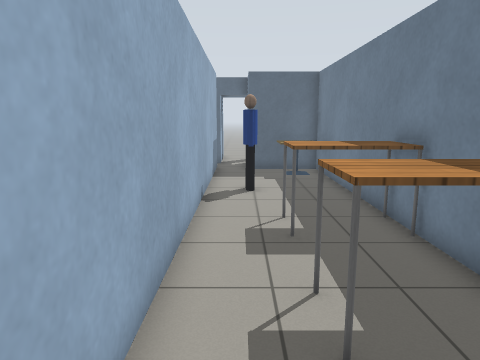
[1] (above)

21 first-person views from a walk through a world built for the Gazebo simulator. The camera is 1.3 m above the floor, tilts 10° down and sees 70° across. The floor is counted in squares, 0.5 m on a side. Each view is taken from the middle of a square. On the plan, view 1 faces up. The plan holds only what a view shows up to about 20 squares ahead; the rest is blank. Simple patterns stand in for the simulator's built-in surfaces. Some stock models are drawn as simple stand-ins.

[2]
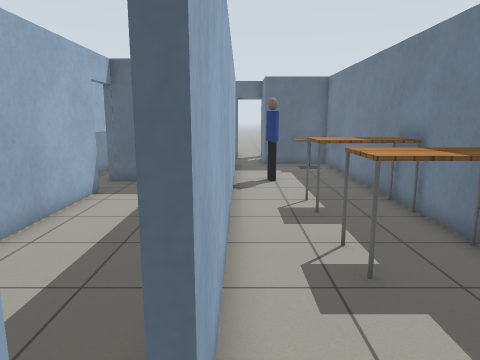

[3]
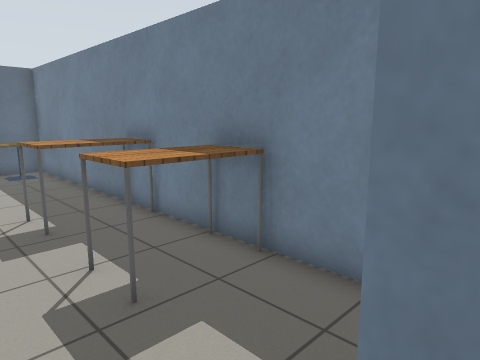

[4]
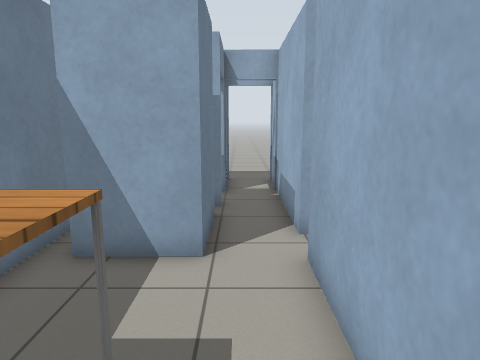

[5]
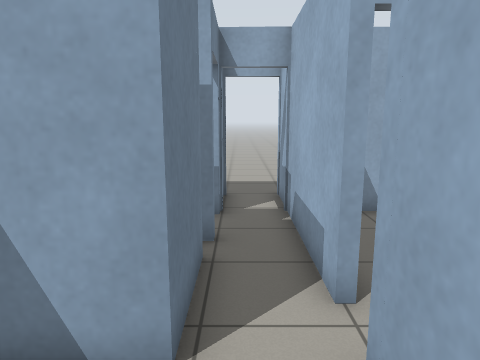

[6]
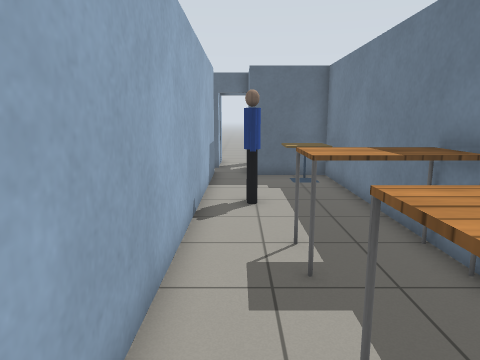

[7]
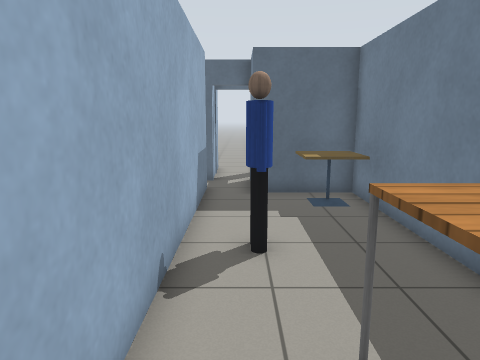

[8]
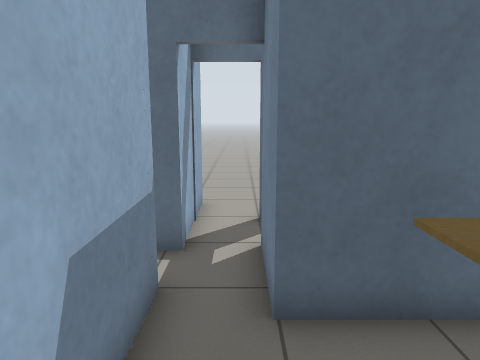

[9]
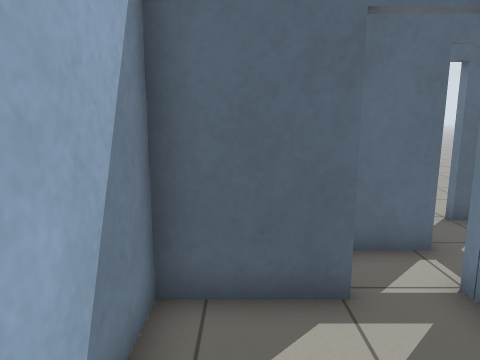

[10]
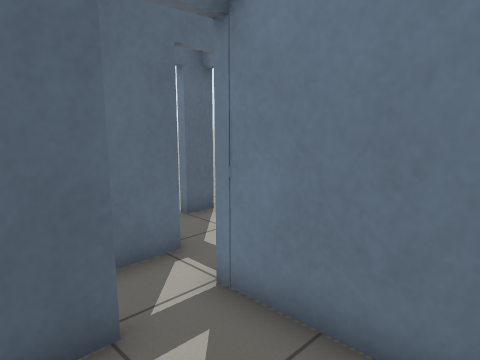

[11]
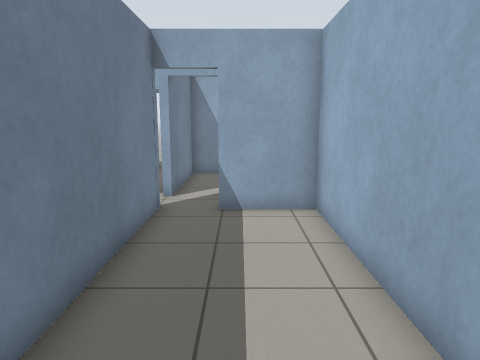

[12]
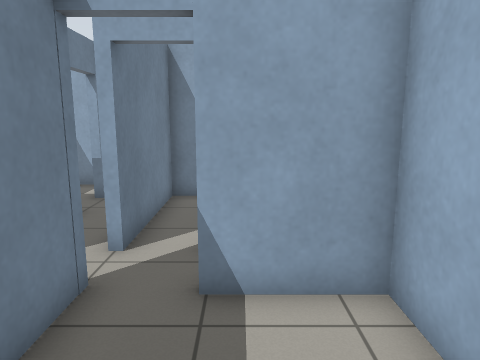

[13]
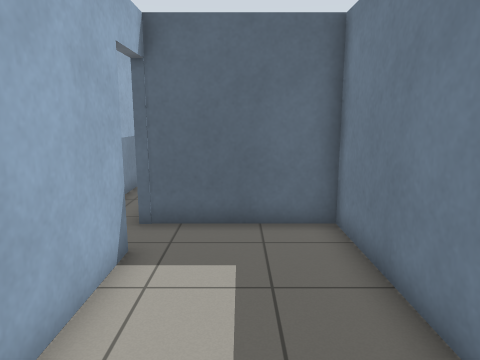

[14]
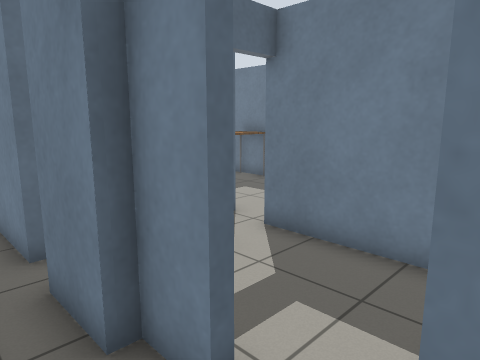

[15]
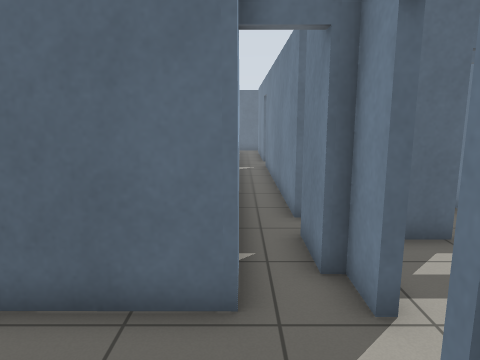

[16]
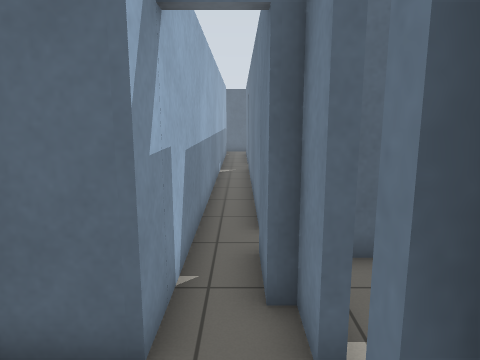

[17]
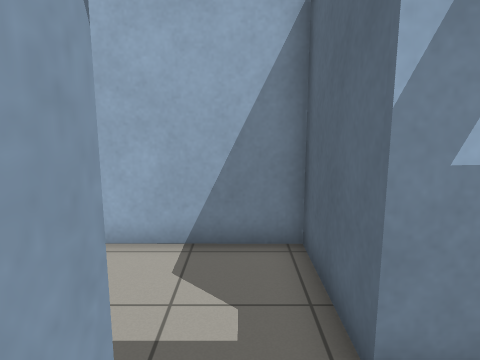

[18]
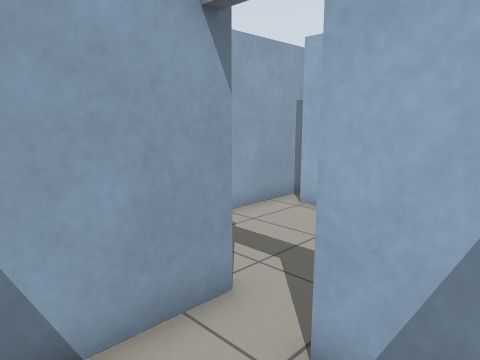

[19]
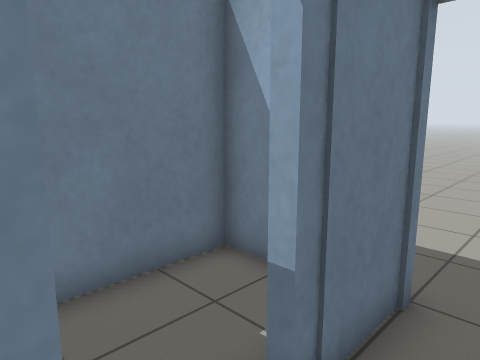

[20]
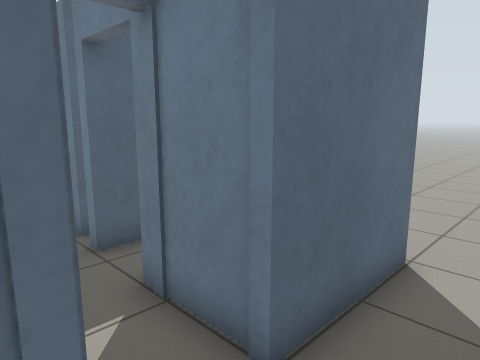

[21]
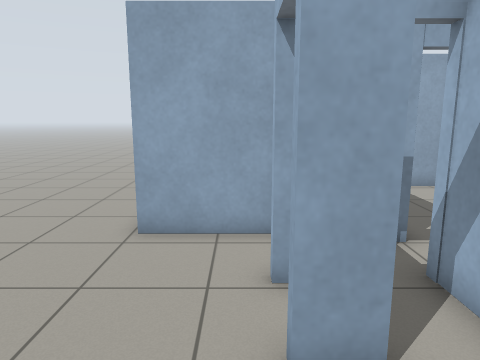

### Floor plan
Ten units are one square. View 1 is at (0, 0); x grows to the right and y downward. Boxes are objects, and circles mark ways between rooms. Rooms are numbered by the first view taken in them; rooms with no view inside come last. Other rooms are left out.
<svg viewBox="-135 -255 195 361">
<path fill="none" stroke="#000" d="M-16 15 -13 15 -13 69M6 33 6 2M6 44 6 40M-13 -175 -13 1M6 2 32 2M41 19 41 -181 6 -181M-16 -154 -16 -190M-34 -186 -62 -186 -62 -155M-57 -127 -47 -127M-62 -106 -62 -2 -34 -2M-16 1 -16 -123 -66 -123M-64 70 -64 66M-62 49 -62 35 -66 35M-80 30 -80 47 -119 47 -119 93M-130 101 -97 101M-59 33 -59 49M-32 18 -49 18M-64 66 -16 66 -16 15M44 89 6 89M-13 89 -18 89M-13 -246 -13 -229M6 -229 15 -229 15 -226M12 -184 44 -184M-79 -114 -80 30M-64 1 -64 -105M-79 -173 -79 -148M-66 35 -66 15M19 86 41 86 41 52M-13 -205 -28 -205M-13 -190 -13 -175M6 -181 6 -209M-13 69 -13 89M6 89 6 63M-13 -229 -13 -205"/>
<rect x="-5" y="-135" width="10" height="20" fill="#bbb"><title>person</title></rect>
<rect x="5" y="-55" width="30" height="20" fill="#bbb"><title>table</title></rect>
<rect x="5" y="-95" width="30" height="20" fill="#bbb"><title>table</title></rect>
<rect x="15" y="-175" width="20" height="20" fill="#bbb"><title>cafe table</title></rect>
<circle cx="-5" cy="0" r="3" fill="#2a7"/>
<circle cx="-20" cy="10" r="3" fill="#2a7"/>
<circle cx="-25" cy="20" r="3" fill="#2a7"/>
<circle cx="10" cy="55" r="3" fill="#2a7"/>
<circle cx="-5" cy="70" r="3" fill="#2a7"/>
<circle cx="-10" cy="-185" r="3" fill="#2a7"/>
<circle cx="-25" cy="-190" r="3" fill="#2a7"/>
<circle cx="-25" cy="0" r="3" fill="#2a7"/>
<circle cx="-60" cy="-115" r="3" fill="#2a7"/>
<circle cx="-60" cy="55" r="3" fill="#2a7"/>
<circle cx="-75" cy="30" r="3" fill="#2a7"/>
<circle cx="55" cy="-180" r="3" fill="#2a7"/>
<circle cx="-5" cy="90" r="3" fill="#2a7"/>
<circle cx="-5" cy="-230" r="3" fill="#2a7"/>
<circle cx="2" cy="-212" r="3" fill="#2a7"/>
<text x="-10" y="30">1</text>
<text x="10" y="-90">2</text>
<text x="-40" y="-160">3</text>
<text x="-40" y="-60">4</text>
<text x="-90" y="70">5</text>
<text x="-40" y="40">6</text>
<text x="50" y="40">7</text>
<text x="-20" y="-250">8</text>
<text x="-70" y="-70">9</text>
<text x="20" y="60">10</text>
<text x="-20" y="-200">11</text>
<text x="-10" y="80">12</text>
<text x="0" y="-220">13</text>
</svg>
Room 1 opens to room 2. Room 1 opens to room 9. Room 1 opens to room 10. Room 1 opens to room 12. Room 2 opens to room 11. Room 3 opens to room 11. Room 4 opens to room 9. Room 5 opens to room 6. Room 5 opens to room 9. Room 7 opens to room 8. Room 7 opens to room 12. Room 8 opens to room 13.

Where each view was taken, in squares from view 1:
view 1: 0 up, 0 right, facing up
view 2: 2 down, 1 left, facing up
view 3: 1 down, 1 left, facing up-right
view 4: 6 up, 0 right, facing down
view 5: 3 up, 0 right, facing down
view 6: 2 up, 0 right, facing up
view 7: 6 up, 0 right, facing up
view 8: 14 up, 0 right, facing up
view 9: 14 up, 5 left, facing up
view 10: 15 up, 5 left, facing up-right
view 11: 10 up, 4 left, facing down
view 12: 5 up, 4 left, facing down
view 13: 4 up, 4 left, facing up
view 14: 7 down, 8 left, facing up-right
view 15: 9 down, 8 left, facing up
view 16: 8 down, 7 left, facing up
view 17: 6 down, 5 left, facing left
view 18: 3 down, 3 left, facing down-left
view 19: 4 down, 1 left, facing down-right
view 20: 11 down, 2 left, facing up-right
view 21: 26 up, 2 right, facing down
